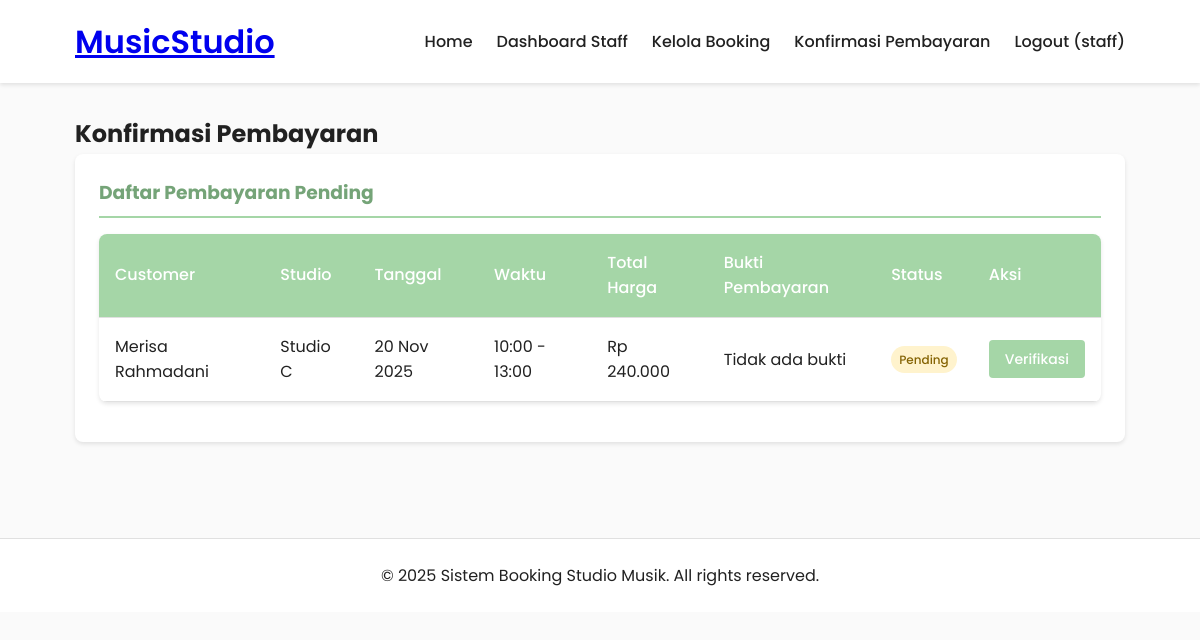
Page /staff/payments.php (signed in) on the committed database.
### tables this page shows
CREATE TABLE `bookings` (
  `id` int(11) NOT NULL,
  `user_id` int(11) NOT NULL,
  `studio_id` int(11) NOT NULL,
  `booking_date` date NOT NULL,
  `start_time` time NOT NULL,
  `end_time` time NOT NULL,
  `total_hours` int(11) NOT NULL,
  `total_price` decimal(10,2) NOT NULL,
  `status` enum('pending','confirmed','cancelled','completed') DEFAULT 'pending',
  `payment_proof` varchar(255) DEFAULT NULL,
  `payment_status` enum('pending','verified','rejected') DEFAULT 'pending',
  `created_at` timestamp NOT NULL DEFAULT current_timestamp()
);

CREATE TABLE `users` (
  `id` int(11) NOT NULL,
  `username` varchar(50) NOT NULL,
  `password` varchar(255) NOT NULL,
  `email` varchar(100) NOT NULL,
  `full_name` varchar(100) NOT NULL,
  `role` enum('admin','staff','customer') NOT NULL DEFAULT 'customer',
  `created_at` timestamp NOT NULL DEFAULT current_timestamp()
);

CREATE TABLE `studios` (
  `id` int(11) NOT NULL,
  `name` varchar(100) NOT NULL,
  `description` text DEFAULT NULL,
  `price_per_hour` decimal(10,2) NOT NULL,
  `status` enum('available','maintenance','booked') DEFAULT 'available',
  `image_url` varchar(255) DEFAULT NULL,
  `created_at` timestamp NOT NULL DEFAULT current_timestamp()
);

### staff/payments.php (the view, shortened to what this page needs)
<?php
require_once '../includes/header.php';
$sql = "SELECT b.*, u.username, u.full_name, s.name as studio_name
        FROM bookings b
        JOIN users u ON b.user_id = u.id
        JOIN studios s ON b.studio_id = s.id
        WHERE b.payment_status = 'pending'
        ORDER BY b.created_at DESC";
$bookings = mysqli_query($conn, $sql);
?>
<div class="admin-content">
    <h2>Konfirmasi Pembayaran</h2>
    <div class="admin-card">
        <h3>Daftar Pembayaran Pending</h3>
        <?php if (mysqli_num_rows($bookings) > 0): ?>
        <table>
            <thead>
                <tr>
                    <th>Customer</th>
                    <th>Studio</th>
                    <th>Tanggal</th>
                    <th>Waktu</th>
                    <th>Total Harga</th>
                    <th>Bukti Pembayaran</th>
                    <th>Status</th>
                    <th>Aksi</th>
                </tr>
            </thead>
            <tbody>
                <?php while($booking = mysqli_fetch_assoc($bookings)): ?>
                <tr>
                    <td><?php echo $booking['full_name']; ?></td>
                    <td><?php echo $booking['studio_name']; ?></td>
                    <td><?php echo date('d M Y', strtotime($booking['booking_date'])); ?></td>
                    <td><?php echo date('H:i', strtotime($booking['start_time'])) . ' - ' . date('H:i', strtotime($booking['end_time'])); ?></td>
                    <td><?php echo formatRupiah($booking['total_price']); ?></td>
                    <td>
                        <?php if ($booking['payment_proof']): ?>
                            <a href="../uploads/payment_proofs/<?php echo $booking['payment_proof']; ?>" target="_blank" class="btn btn-sm btn-primary">Lihat Bukti</a>
                        <?php else: ?>
                            <span>Tidak ada bukti</span>
                        <?php endif; ?>
                    </td>
                    <td><?php echo getStatusBadge($booking['payment_status']); ?></td>
                    <td>
                        <a href="#" class="btn btn-sm btn-primary" onclick="updatePayment(<?php echo $booking['id']; ?>, '<?php echo $booking['payment_status']; ?>')">Verifikasi</a>
                    </td>
                </tr>
                <?php endwhile; ?>
            </tbody>
        </table>
        <?php else: ?>
            <p>Tidak ada pembayaran yang pending.</p>
        <?php endif; ?>
    </div>
</div>
<?php include '../includes/footer.php'; ?>

### includes/functions.php (shortened to what this page needs)
<?php
function formatRupiah($angka) {
    return 'Rp ' . number_format($angka, 0, ',', '.');
}
function getStatusBadge($status) {
    $statusClass = '';
    switch ($status) {
        case 'pending':
            $statusClass = 'status-pending';
            break;
    }
    return '<span class="status-badge ' . $statusClass . '">' . $status . '</span>';
}

### css/style.css (style rules this page uses)
:root { --primary: #a5d6a7; --primary-dark: #75a478; --secondary: #ffcc80; --accent: #ce93d8; --background: #fafafa; --surface: #ffffff; --error: #f44336; --success: #4caf50; --text-primary: #212121; --text-secondary: #757575; --border: #e0e0e0; --shadow: 0 2px 4px rgba(0, 0, 0, 0.1); }
* { margin: 0; padding: 0; box-sizing: border-box; }
body { font-family: "Poppins", sans-serif; background-color: var(--background); color: var(--text-primary); line-height: 1.6; }
.btn { display: inline-block; padding: 0.75rem 1.5rem; border-radius: 4px; text-decoration: none; font-weight: 500; transition: all 0.3s; border: none; cursor: pointer; font-family: "Poppins", sans-serif; text-align: center; }
.btn-primary { background-color: var(--primary); color: white; }
.btn-sm { padding: 0.5rem 1rem; font-size: 0.875rem; }
.admin-content { padding: 2rem 0; }
.admin-card { background-color: var(--surface); padding: 1.5rem; border-radius: 8px; box-shadow: var(--shadow); margin-bottom: 2rem; }
.admin-card h3 { margin-bottom: 1rem; color: var(--primary-dark); padding-bottom: 0.5rem; border-bottom: 2px solid var(--primary); }
table { width: 100%; border-collapse: collapse; background-color: var(--surface); border-radius: 8px; overflow: hidden; box-shadow: var(--shadow); margin-bottom: 1rem; }
table th, table td { padding: 1rem; text-align: left; border-bottom: 1px solid var(--border); }
table th { background-color: var(--primary); color: white; font-weight: 500; }
.status-badge { padding: 0.25rem 0.5rem; border-radius: 20px; font-size: 0.75rem; font-weight: 500; text-transform: capitalize; display: inline-block; }
.status-pending { background-color: #fff3cd; color: #856404; }

### rows in the picture
bookings: user.full_name "Merisa Rahmadani", studio.name "Studio C", booking_date "20 Nov 2025", start_time "10:00", end_time "13:00", total_price "Rp 240.000", shows "Tidak ada bukti", payment_status "Pending"

### other values in the picture
$_SESSION['username'] "staff"
